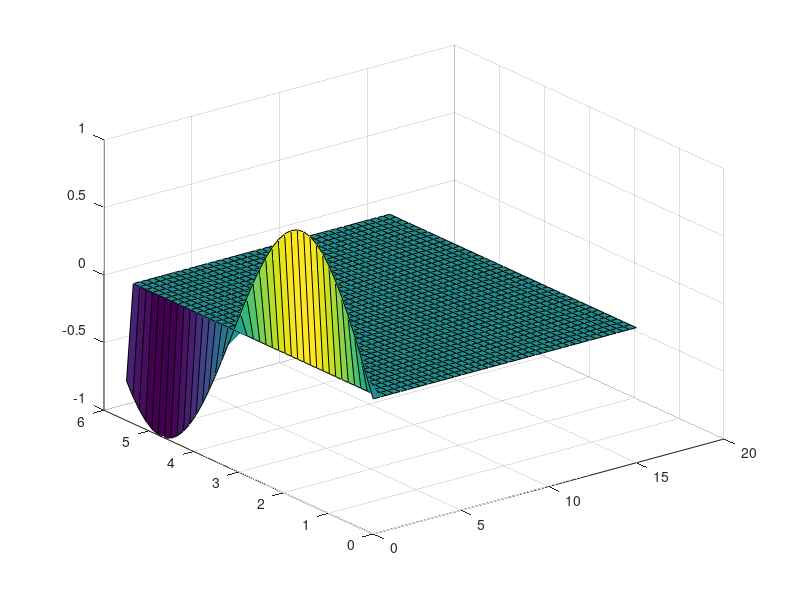

The MATLAB script that drew this image:
% Set convection velocity
U0 = 1.0;

% Discrete spacing in space
xend   = 15;
points_x = 40; 
dx     = xend / ( points_x - 1 );

yend   = 1.75 * pi;
points_y = 40; 
dy     = yend / ( points_y - 1 );

x = 0.0 : dx : xend;
y = 0.0 : dy : yend;
% Discrete spacing in time
% tstep = number of discrete timesteps
tsteps = 1000;
dt     = 0.1;
tend   = dt * tsteps;

% Initialise the solution (initial condition)
% Loop over grid points in space:
omega = zeros(points_x,points_y);

omega(:,1) = sin(y);


% Check initial field:
surf(x,y,omega);
hold on;
pause(3);
